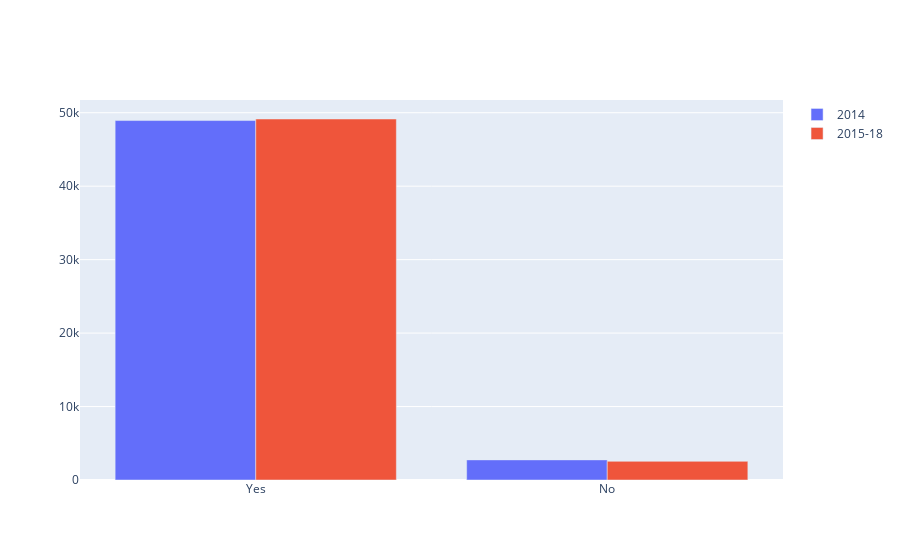

Here is the notebook cell this chart was saved with:
### Code cell
#chart to view data and see if results match up
fig = go.Figure(data = [go.Bar(name = '2014', x = care.columns, y = care.iloc[0]),
                       go.Bar(name = '2015-18', x = care.columns, y = care.iloc[1])])
fig.update_layout(barmode='group')
fig.show()

### Figure 1 — Plotly figure (JSON) as saved in the notebook; plotly's stock layout.template omitted (floating-point values rounded to 4 significant figures)
{"data": [{"name": "2014", "type": "bar", "x": ["Yes", "No"], "y": [48933, 2739]}, {"name": "2015-18", "type": "bar", "x": ["Yes", "No"], "y": [49145, 2540]}], "layout": {"barmode": "group"}}
